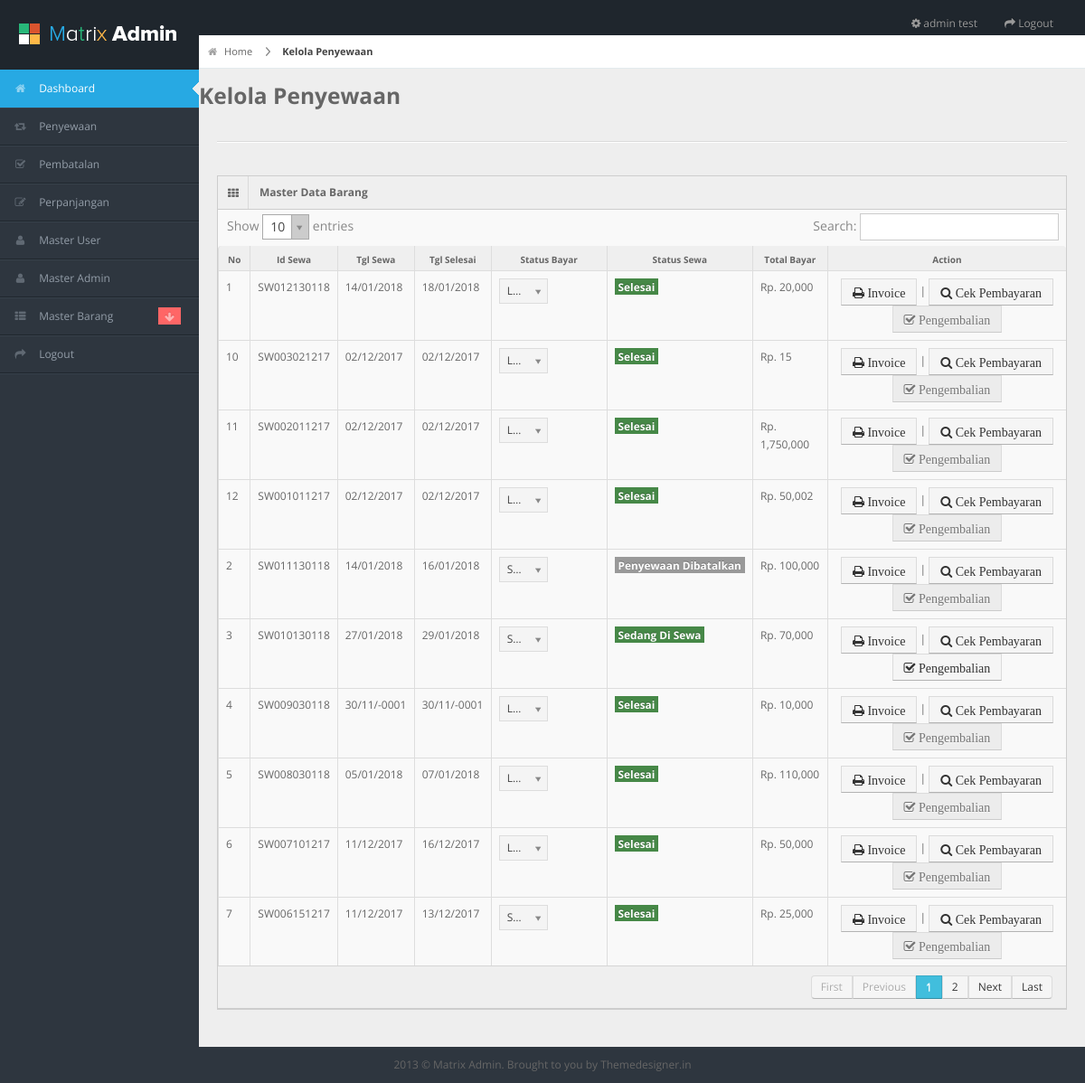
The app's page /admin/pages/kelola_penyewaan.php (signed in) with its own data.
### tables this page shows
CREATE TABLE IF NOT EXISTS `sewa` (
  `id_sewa` varchar(255) NOT NULL,
  `id_user` int(11) DEFAULT NULL,
  `tgl_sewa` date DEFAULT NULL,
  `tgl_selesai` date DEFAULT NULL,
  `tgl_expired` date DEFAULT NULL,
  `status_bayar` int(11) DEFAULT NULL,
  `status_sewa` int(11) DEFAULT NULL,
  `total_bayar` int(11) DEFAULT NULL,
  `dp` int(11) DEFAULT NULL
);

### admin/pages/kelola_penyewaan.php (the view, shortened to what this page needs)
<?php include 'header.php'; ?>
<?php include 'nav.php'; ?>
<div id="content">
	<div id="content-header">
		<div id="breadcrumb"> <a href="#" title="Go to Home" class="tip-bottom"><i class="icon-home"></i> Home</a> <a href="#" class="current">Kelola Penyewaan</a> </div>
		<h3>Kelola Penyewaan</h3>
	</div>
	<div class="container-fluid">
		<hr>
		<div class="row-fluid">
			<div class="widget-box">
				<div class="widget-title"> <span class="icon"><i class="icon-th"></i></span>
					<h5>Master Data Barang</h5>
				</div>
				<div class="widget-content nopadding">
					<table class="table table-bordered data-table">
						<thead>
							<tr>
								<th>No</th>
								<th>Id Sewa</th>
								<th>Tgl Sewa</th>
								<th>Tgl Selesai</th>
								<th>Status Bayar</th>
								<th>Status Sewa</th>
								<th>Total Bayar</th>
								<th>Action</th>
							</tr>
						</thead>
						<tbody>
							<?php
							$no=1;
							$dis_pengembalian = '';
							$stat = '';
							$sql = mysql_query("SELECT * FROM sewa,m_user WHERE sewa.id_user = m_user.id_user ORDER BY sewa.id_sewa DESC");
							while($row = mysql_fetch_array($sql)){
								if($row['status_sewa']==0){
									$stat = '';
									$dis_pengembalian = 'disabled';
									$status_sewa = '<span class="label label-warning"> Belum Sewa </span>';
								}else if($row['status_sewa']==1){
									$stat = '';
									$dis_pengembalian = 'disabled';
									$status_sewa = '<span class="label label-info"> Menunggu Konfirmasi </span>';
								}else if($row['status_sewa']==2){
									$stat = 'pengembalian.php?id_sewa='.$row['id_sewa'].'';
									$dis_pengembalian = '';
									$status_sewa = '<span class="label label-success"> Sedang Di Sewa </span>';
								}else if($row['status_sewa']==3){
									$stat = '';
									$dis_pengembalian = 'disabled';
									$status_sewa = '<span class="label label-success"> Selesai </span>';
								}else if($row['status_sewa']==4){
									$status_sewa = '<span class="label label-info"> Proses Perpanjang </span>';
								}else if($row['status_sewa']==5){
									$stat = 'pengembalian.php?id_sewa='.$row['id_sewa'].'';
									$status_sewa = '<span class="label label-success"> Penyewaan Di Perpanjang </span>';
								}else if($row['status_sewa']==7){
									$stat = '';
									$dis_pengembalian = 'disabled';
									$status_sewa = '<span class="label label-warning"> Proses Pembatalan </span>';
								}else if($row['status_sewa']==12){
									$stat = '';
									$dis_pengembalian = 'disabled';
									$status_sewa = '<span class="label label-danger"> Penyewaan Dibatalkan </span>';
								}
								?>
								<tr>
									<form action="" method="POST">
										<td><?php echo $no; ?></td>
										<td><?php echo $row['id_sewa']; ?></td>
										<td><?php echo date('d/m/Y',strtotime($row['tgl_sewa'])); ?></td>
										<td><?php echo date('d/m/Y',strtotime($row['tgl_selesai'])); ?></td>
										<td>
														</td>
														<td><?php echo $status_sewa; ?></td>
														<td>Rp. <?php echo number_format($row['total_bayar']); ?></td>
														<td style="text-align: center;">
															<a href="detail_sewa.php?id_sewa=<?php echo $row['id_sewa']; ?>"> <button type="button" name="bayar" class="btn btn-sm btn-default"><i class="icon-print"> Invoice </i></button></a> |
															<a href="cek_bayar.php?id_sewa=<?php echo $row['id_sewa']; ?>"> <button type="button" name="bayar" class="btn btn-sm btn-default"><i class="icon-search"> Cek Pembayaran </i></button></a>
															<a href="<?php echo $stat; ?>"> <button type="button" <?php echo $dis_pengembalian; ?> name="bayar" class="btn btn-sm btn-default"><i class="icon-check"> Pengembalian </i></button></a>
														</td>
													</form>
													<?php
													$no++;
												} ?>
											</tr>
										</tbody>
									</table>
								</div>
							</div>
						</div>
					</div>
				</div>
				<?php include 'footer.php'; ?>

### admin/pages/header.php (shortened to what this page needs)
<?php
	if(!isset($_SESSION['id_admin'])){
		echo "<script> window.alert('Silahkan Login Terlebih Dahulu'); location.replace('../index.php')  </script>";
	}else{
		$sql = mysql_query("SELECT * FROM m_admin WHERE id_admin = '$_SESSION[id_admin]'")or die(mysql_error());
		$admin = mysql_fetch_array($sql);
		$nama_admin = $admin['nama_admin'];
	}
?>
<!DOCTYPE html>
<html lang="en">
<head>
<link rel="stylesheet" href="../css/bootstrap.min.css" />
<link rel="stylesheet" href="../css/bootstrap-responsive.min.css" />
<link rel="stylesheet" href="../css/uniform.css" />
<link rel="stylesheet" href="../css/select2.css" />
<link rel="stylesheet" href="../css/matrix-style.css" />
<link rel="stylesheet" href="../css/matrix-media.css" />
<link href="../font-awesome/css/font-awesome.css" rel="stylesheet" />
</head>
<body>
<div id="header">
  <h1><a href="dashboard.html">Matrix Admin</a></h1>
</div>
<div id="search" class="navbar navbar-inverse pull-right">
  <ul class="nav">
    <li class=""><a title="" href="#"><i class="icon icon-cog"></i> <span class="text"><?php echo $nama_admin; ?></span></a></li>
    <li class=""><a title="" href="logout.php"><i class="icon icon-share-alt"></i> <span class="text">Logout</span></a></li>
  </ul>
</div>

### admin/css/matrix-style.css (style rules this page uses)
* { outline:none !important; -moz-outline: none !important; }
html, body { height:100% }
body { overflow-x: hidden; margin-top: -10px; font-family: 'Open Sans', sans-serif; font-size:12px; color:#666; }
a { color:#666; }
select, textarea, input[type="text"], input[type="password"], input[type="datetime"], input[type="datetime-local"], input[type="date"], input[type="month"], input[type="time"], input[type="week"], input[type="number"], input[type="email"], input[type="url"], input[type="search"], input[type="tel"], input[type="color"], .uneditable-input, .label, .dropdown-menu, .btn, .well, .progress, .table-bordered, .btn-group > .btn:first-child, .btn-group > .btn:last-child, .btn-group > .btn:last-child, .btn-group > .dropdown-toggle, .alert { border-radius:0px; }
.btn, textarea, input[type="text"], input[type="password"], input[type="datetime"], input[type="datetime-local"], input[type="date"], input[type="month"], input[type="time"], input[type="week"], input[type="number"], input[type="email"], input[type="url"], input[type="search"], input[type="tel"], input[type="color"], .uneditable-input { box-shadow:none; }
.progress, .progress-success .bar, .progress .bar-success, .progress-warning .bar, .progress .bar-warning, .progress-danger .bar, .progress .bar-danger, .progress-info .bar, .progress .bar-info, .btn, .btn-primary { background-image:none; }
hr { border-top-color:#dadada; }
#header { height: 77px; position: relative; width: 100%; z-index: -9; }
#header h1 { background: url("../img/logo.png") no-repeat scroll 0 0 transparent; height: 31px; left: 20px; line-height: 600px; overflow: hidden; position: relative; top: 26px; width: 191px; }
#header h1 a { display: block; }
#search { position: absolute; z-index: 25; top: 6px; right:10px; }
#content { background: none repeat scroll 0 0 #eeeeee; margin-left: 220px; margin-right: 0; padding-bottom: 25px; position: relative; min-height:100%; width: auto; }
#content-header { position: abslute; width: 100%; margin-top: -38px; z-index: 20; }
#breadcrumb { background-color: #fff; border-bottom: 1px solid #e3ebed; }
#breadcrumb a { padding: 8px 20px 8px 10px; display: inline-block; background-image: url('../img/breadcrumb.png'); background-position: center right; background-repeat: no-repeat; font-size: 11px; color: #666666; }
#breadcrumb a:last-child { background-image:none; }
#breadcrumb a.current { font-weight: bold; color: #444444; }
#breadcrumb a i { margin-right: 5px; opacity: .6; }
.stat-boxes .peity_bar_good, .stat-boxes .peity_line_good, { color: #459D1C; }
.widget-box { background: none repeat scroll 0 0 #F9F9F9; border-left: 1px solid #CDCDCD; border-top: 1px solid #CDCDCD; border-right: 1px solid #CDCDCD; clear: both; margin-top: 16px; margin-bottom: 16px; position: relative; }
.widget-title, .modal-header, .table th, div.dataTables_wrapper .ui-widget-header { background:#efefef; border-bottom: 1px solid #CDCDCD; height: 36px; }
.widget-title span.icon { padding: 9px 10px 7px 11px; float: left; border-right:1px solid #dadada; }
.widget-title h5 { color: #666; float: left; font-size: 12px; font-weight: bold; padding: 12px; line-height: 12px; margin: 0; }
.widget-content { padding:15px; border-bottom: 1px solid #cdcdcd; }
.table th { height: auto; font-size: 10px; padding: 5px 10px 2px; border-bottom: 0; text-align: center; color: #666666; }
.nopadding { padding: 0 !important; }
.nopadding .table { margin-bottom: 0; }
.nopadding .table-bordered { border: 0; }
form { margin-bottom: 0; }

### admin/css/matrix-media.css (style rules this page uses)
body { background:#2E363F; }
#header { background-color: #1f262d; margin-top:10px; }

### records on screen
sewa: id_sewa "SW012130118", tgl_sewa "14/01/2018", tgl_selesai "18/01/2018", status_sewa "Selesai", total_bayar "20,000"
sewa: id_sewa "SW011130118", tgl_sewa "14/01/2018", tgl_selesai "16/01/2018", status_sewa "Penyewaan Dibatalkan", total_bayar "100,000"
sewa: id_sewa "SW010130118", tgl_sewa "27/01/2018", tgl_selesai "29/01/2018", status_sewa "Sedang Di Sewa", total_bayar "70,000"
sewa: id_sewa "SW009030118", tgl_sewa "30/11/-0001", tgl_selesai "30/11/-0001", status_sewa "Selesai", total_bayar "10,000"
sewa: id_sewa "SW008030118", tgl_sewa "05/01/2018", tgl_selesai "07/01/2018", status_sewa "Selesai", total_bayar "110,000"
sewa: id_sewa "SW007101217", tgl_sewa "11/12/2017", tgl_selesai "16/12/2017", status_sewa "Selesai", total_bayar "50,000"
sewa: id_sewa "SW006151217", tgl_sewa "11/12/2017", tgl_selesai "13/12/2017", status_sewa "Selesai", total_bayar "25,000"
sewa: id_sewa "SW003021217", tgl_sewa "02/12/2017", tgl_selesai "02/12/2017", status_sewa "Selesai", total_bayar "15"
sewa: id_sewa "SW002011217", tgl_sewa "02/12/2017", tgl_selesai "02/12/2017", status_sewa "Selesai", total_bayar "1,750,000"
sewa: id_sewa "SW001011217", tgl_sewa "02/12/2017", tgl_selesai "02/12/2017", status_sewa "Selesai", total_bayar "50,002"

### other values on screen
$nama_admin "admin test"
